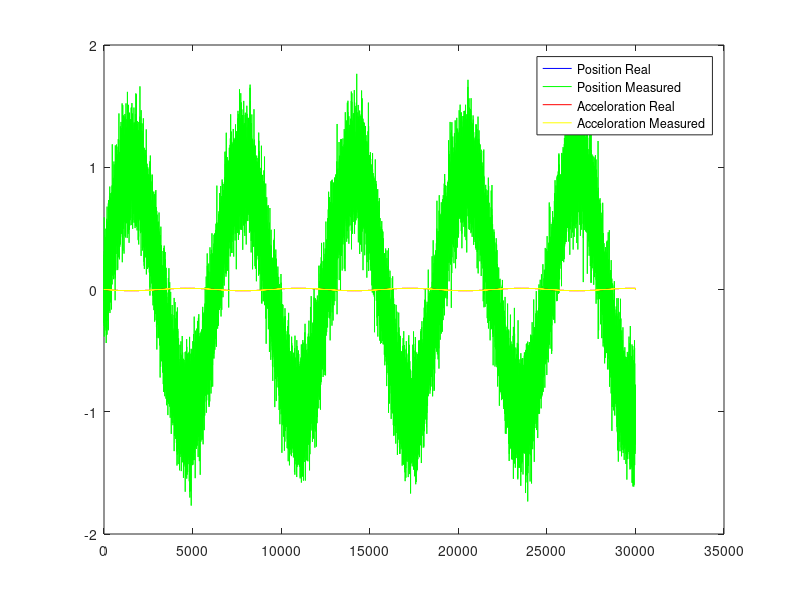
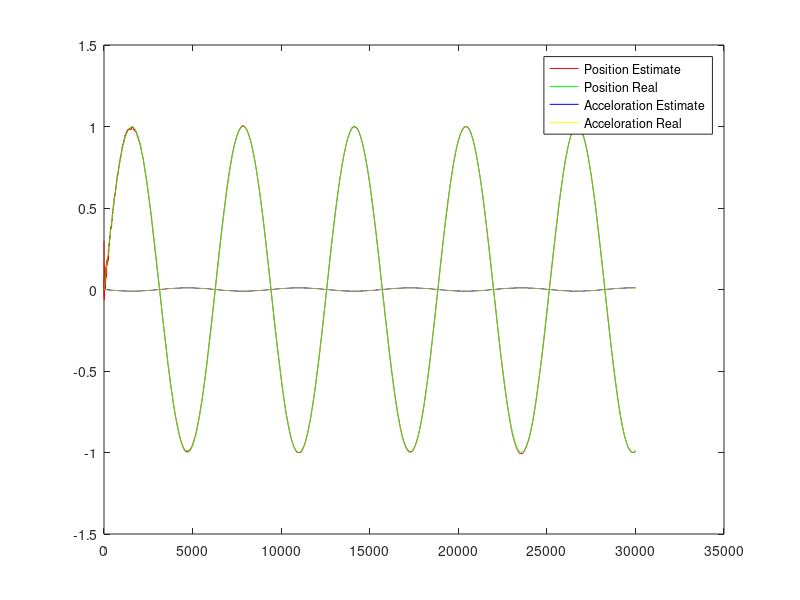

These figures' MATLAB source, in order:
close all; clear all;
clc;

%% Kalman filter for a Projectil with chanching acceloration

% x1 = Height, x2 = Velocity, x3 Acceloration
g = 9.81;
A = [0 1 0;0 0 1; 0 0 0];
B = [0;0;0];        %No direct inpout
C = [1 0 0;0 0 1];        %Output ist Height and Acceleration
D = [0;0];
G = [0;0;1];       %Noise matrix

T = 0.01;           %Measurement every 10 ms;


Ad = expm(A*T)
Gd = Ad * G

%% Beobachtbarkeit:

rank([C;C*Ad;C*Ad*Ad])
%p = 950*(1./(1+exp(-0.006*950.*Time1)*(950./1-1)))

%%  Flugbahn:
Time = 0:0.001:30;
p = [sin(Time)];
%p = [2200*(1./(1+exp(-0.000999*2200.*Time1)*(2200./1-1))) 3000*sin(Time2/(20/pi)) 3000*sin(Time3/(20/pi))];
%a = [zeros(1,200),ones(1,100)*10*g,zeros(1,100),ones(1,500)*-g];
%p = cumtrapz(cumtrapz(a)*T)*T;
a = [diff(diff(p)/T)/T 0 0];%[zeros(1,200) -sin(Time)]; %p dot dot
%flatting out the position.
% p(500) = (p(499)+p(501))/2;
% p(501) = (p(500)+p(502))/2;
% p(502) = (p(501)+p(503))/2;
% p(503) = (p(502)+p(504))/2;
% p(504) = (p(503)+p(505))/2;
%a = imu_a(:,3)'; %%Calculating Acceloration => p_dotdot.
% %Flatting the acceloration out.
% a(503) = (a(499)+a(504))/2;
% a(502) = (a(499)+a(503))/2;
% a(501) = (a(499)+a(502))/2;
% a(500) = (a(499)+a(501))/2;


figure(1)
plot(p,'b') %%Original bahn
hold on;


pnoise = awgn(p,10,'measured');
anoise = awgn(a,20,'measured');
plot(pnoise,'g');
plot(a,'r');
plot(anoise,'y');
legend('Position Real','Position Measured','Acceloration Real','Acceloration Measured');
hold off;
%% Kalman Loop;
 Q = (0.001/3)^2;   % Varianz Systemrauschen;
 varp = (1/(length(pnoise)-1)*sum((pnoise-p).^2)) %Calculate Vairance of position
 vara = (1/(length(anoise)-1)*sum((anoise-a).^2)) %Calculate Variance of accelaration
 R = [varp 0;0 vara];     % Varianz Messrauschen;
 
 u = zeros(1,length(pnoise));   %Input vector is zero
 y = [pnoise;anoise];           %Output are the measurements
 %initalitazion
 x = [0;0;0];                   %Is reality
 P = [1 0 0;0 1 0;0 0 1];
 
 %Simualtion
 for k =1:length(p)

    K = P*C'*pinv(C*P*C' + R);
    x = x + K*(y(:,k) - C*x);
    P = (eye(3)-K*C)*P;
    
    s(k)=x(1); v(k)=x(2); aes(k)=x(3);  %Save data from the Sensor fusion
    
    x = Ad*x + B*u(k);
    P = Ad*P*Ad' + Gd*Q*Gd';
     
     
 end
 
 figure(2)
 plot(s,'r');
 hold on;
 plot(p,'g');
 plot(aes,'b');
 plot(a,'y');
 legend('Position Estimate','Position Real','Acceloration Estimate','Acceloration Real');
 hold off;


